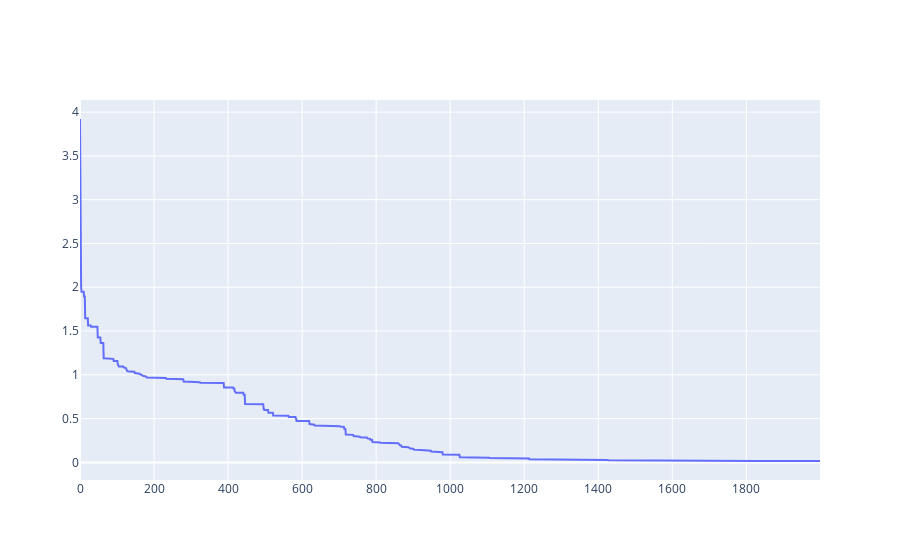

This figure's notebook cell:
### Code cell
import plotly.graph_objects as go

fig = go.Figure()

fig.add_trace(go.Scatter(y=best_history, mode='lines'))
fig.show()

### Figure 1 — Plotly figure (JSON) as saved in the notebook; plotly's stock layout.template omitted (floating-point values rounded to 4 significant figures; data arrays with more than 128 entries replaced by an {"elided": "..."} marker saying what was removed)
{"data": [{"mode": "lines", "type": "scatter", "y": {"elided": "2000 float values"}}], "layout": {}}
